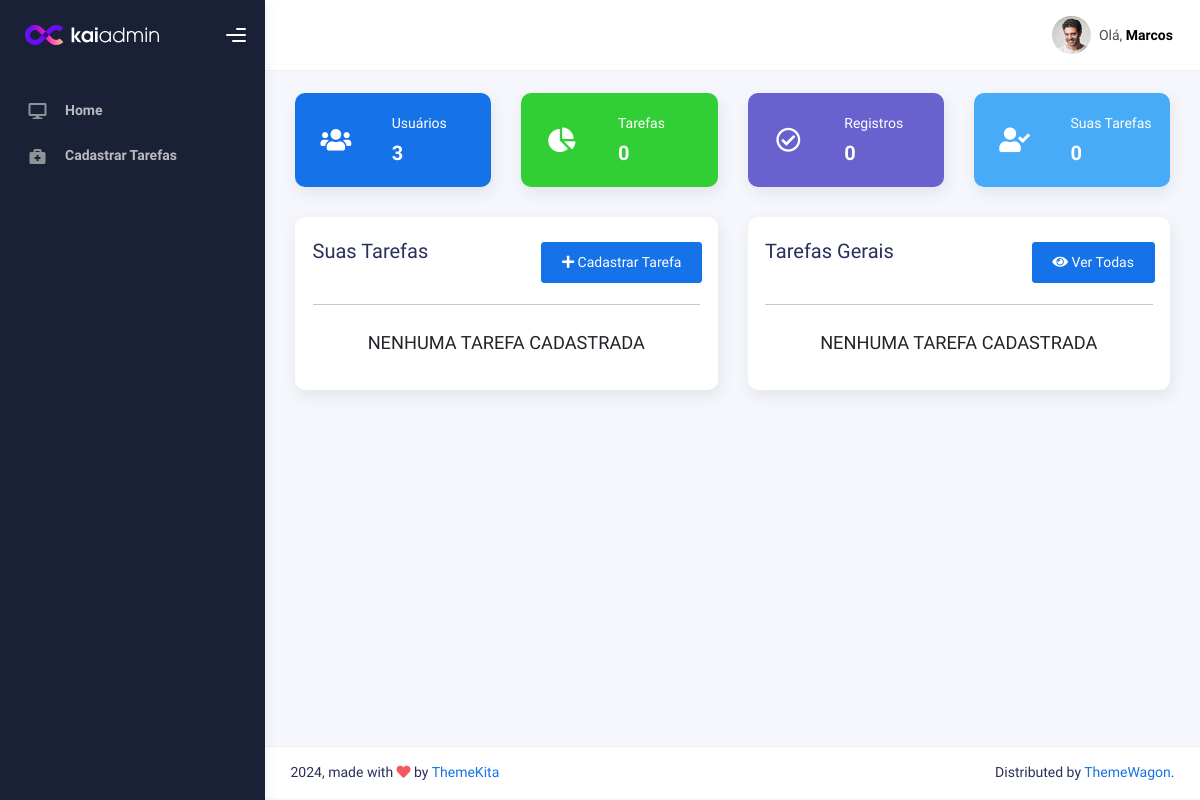
/ (signed in), run on an earlier commit of the app's database.
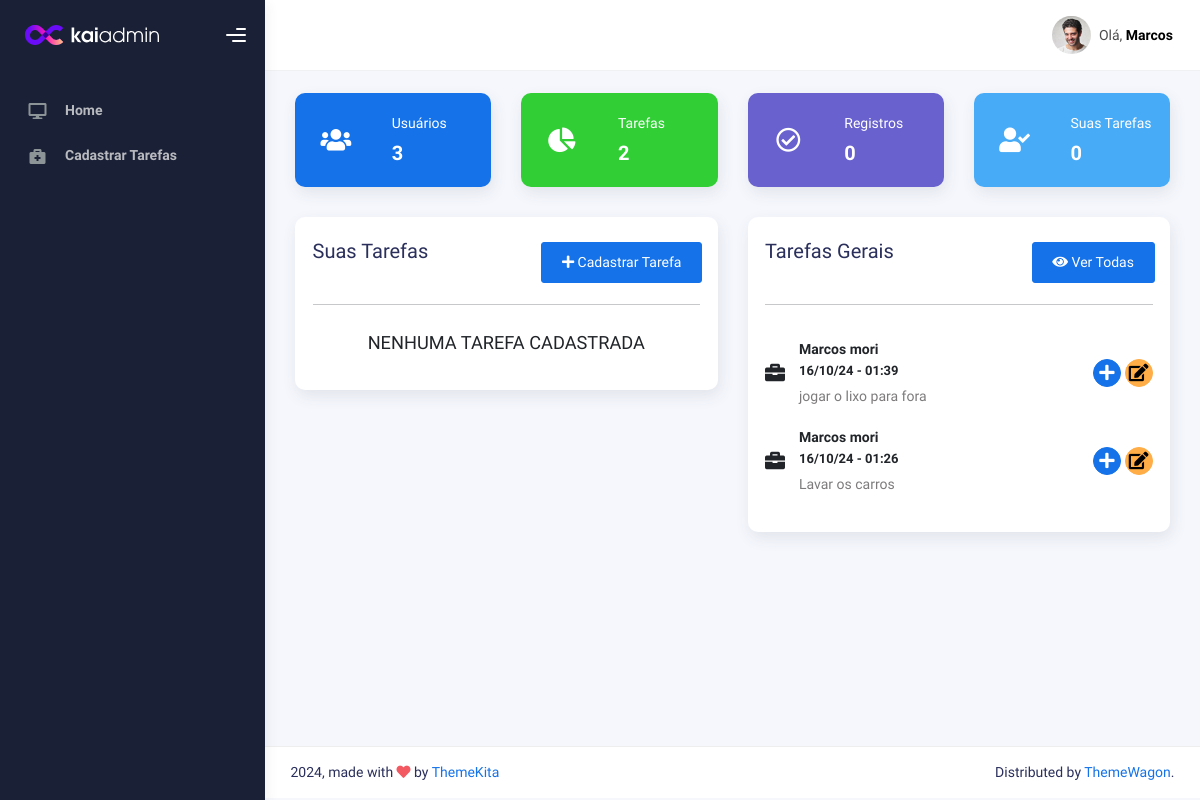
And on a later commit of the database.
### task/models/task.py (models this page shows)
class Task(models.Model):
    date_create = models.DateTimeField(auto_now_add=True)
    user = models.ForeignKey(User, models.DO_NOTHING, related_name='task_user')
    description = models.TextField(max_length=2500, verbose_name='Descrição', help_text='Escreva a descrição da sua tarefa')
    class Meta:
        ordering = ['-date_create']

### user/models/user.py (models this page shows, shortened)
class User(AbstractBaseUser, PermissionsMixin):
    email = models.EmailField(_('email address'), unique=True)
    first_name = models.CharField(_('first name'), max_length=300, blank=True)
    last_name = models.CharField(_('last name'), max_length=300, blank=True)
    date_joined = models.DateTimeField(_('date joined'), auto_now_add=True)
    is_active = models.BooleanField(_('active'), default=False)
    is_staff = models.BooleanField(_('staff'), default=False)
    objects = UserManager()
    USERNAME_FIELD = 'email'
    REQUIRED_FIELDS = ['first_name', 'last_name']
    class Meta:
        verbose_name = _('user')
        verbose_name_plural = _('users')
    def get_full_name(self):
        full_name = '%s %s' % (self.first_name, self.last_name)
        return full_name.strip().capitalize()
    def get_short_name(self):
        return self.first_name.capitalize()

### task/views/home.py (the view)
# urls.py: path('', HomeView.as_view(), name="home"),
class HomeView(TemplateView):
    template_name = '01_task/home.html'
    def get_context_data(self, **kwargs):
        tasks=Task.objects.all()
        return dict(
            super().get_context_data(**kwargs),
            common_tasks=tasks.exclude(user=self.request.user)[:5],
            user_tasks=tasks.filter(user=self.request.user)[:5],
            tasks=tasks,
            users=User.objects.all(),
            registers=Register.objects.all(),
        )

### www/templates/01_task/home.html (shortened to what the changed rows need)
{% extends "01_task/partials/base.html" %}
{% load static %}
{% block main %}
<div class="row">
    <div class="col-sm-6 col-md-3">
        <div class="card card-stats card-success card-round">
            <div class="card-body">
                <div class="row">
                    <div class="col-7 col-stats">
                        <div class="numbers">
                        <p class="card-category">Tarefas</p>
                        <h4 class="card-title">{{ tasks.count }}</h4>
                        </div>
                    </div>
                </div>
            </div>
        </div>
    </div>
</div>
<div class="row">
    <div class="col-md-6">
        <div class="card card-round">
            <div class="card-body">
                {% include '01_task/partials/card-list-task.html' with tasks=user_tasks %}
            </div>
        </div>
    </div>
    <div class="col-md-6">
        <div class="card card-round">
            <div class="card-body">
                {% include '01_task/partials/card-list-task.html' with tasks=common_tasks %}
            </div>
        </div>
    </div>
</div>
{% endblock main %}

### www/templates/01_task/partials/card-list-task.html
<div class="card-list">
    {% for task in tasks %}
    <div class="item-list">
        <i class="fas fa-briefcase" style="font-size:20px"></i>
        <div class="info-user ms-3">
        <div class="username">{{ task.user.get_full_name }} <br>
            <small>{{ task.date_create|date:"d/m/y - H:i" }}</small>
        </div>
        <div class="status fs-6">{{ task.description }}</div>
        </div>
        <button class="btn btn-icon btn-primary btn-round btn-sm m-1">
            <i class="fa fa-plus"></i>
        </button>
        <a href="{% url 'task_att' task.id %}" class="btn btn-icon btn-warning btn-round btn-sm">
            <i class="fa fa-edit"></i>
        </a>
    </div>
    {% empty %}
        <h5 class="text-center text-uppercase">
            nenhuma tarefa cadastrada
        </h5>
    {% endfor %}
</div>

What changed in the data, as far as the page shows it:
added Task: user.get_full_name "Marcos mori", date_create "16/10/24 - 01:39", description "jogar o lixo para fora"
added Task: user.get_full_name "Marcos mori", date_create "16/10/24 - 01:26", description "Lavar os carros"
Also different on the page:
{{ tasks.count }}: "0" → "2"
text no longer shown: "NENHUMA TAREFA CADASTRADA NENHUMA TAREFA CADASTRADA"
text now shown: "NENHUMA TAREFA CADASTRADA"
